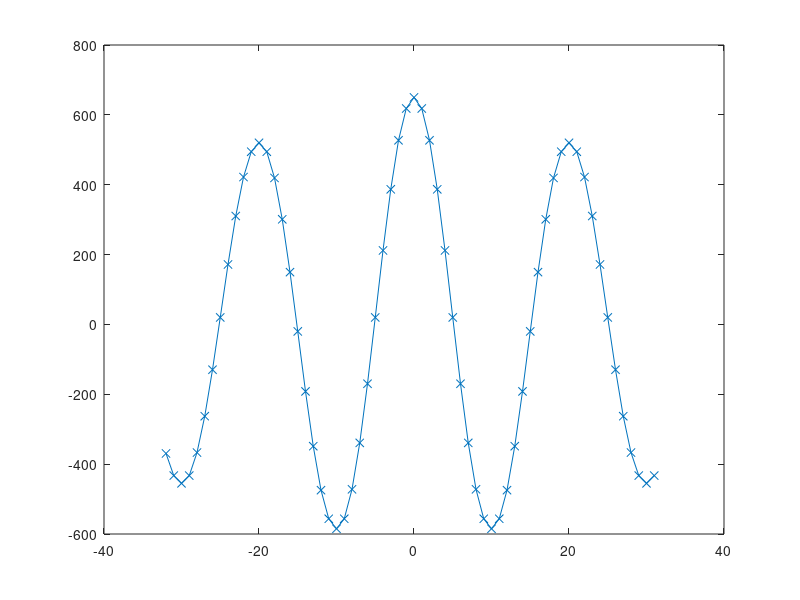
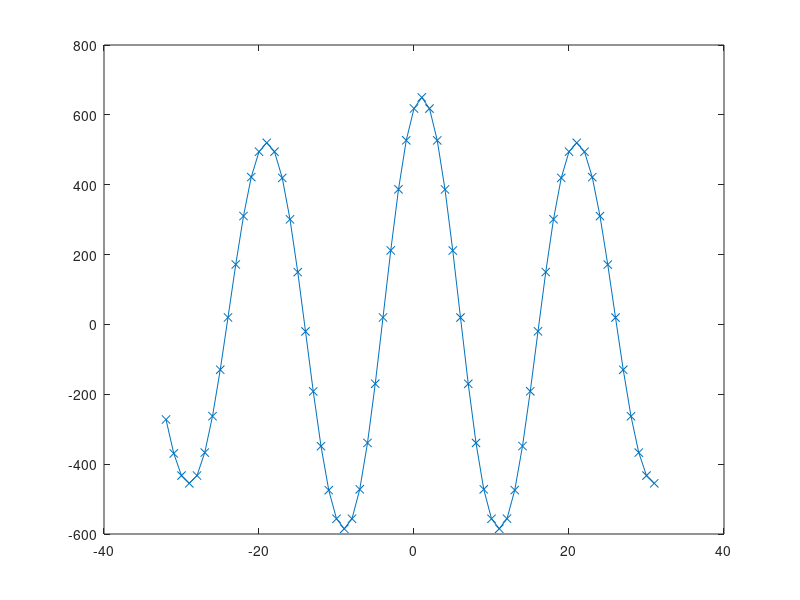
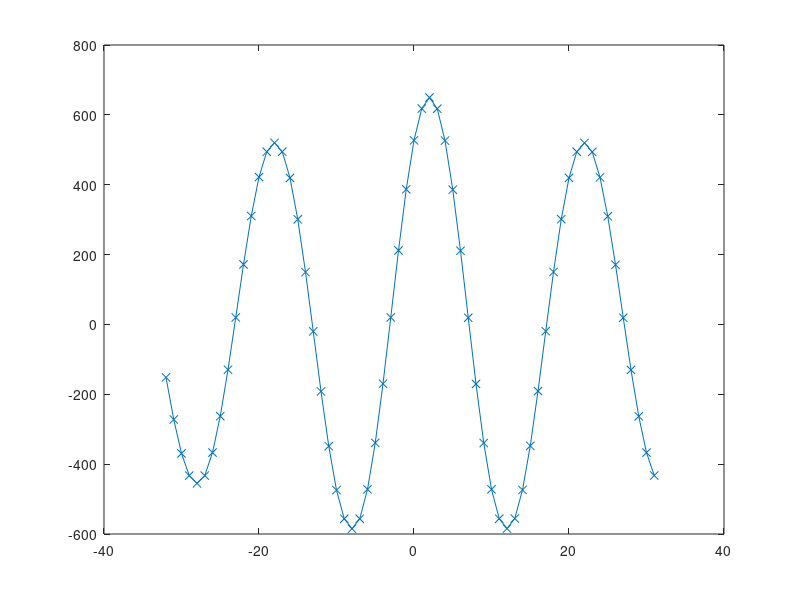
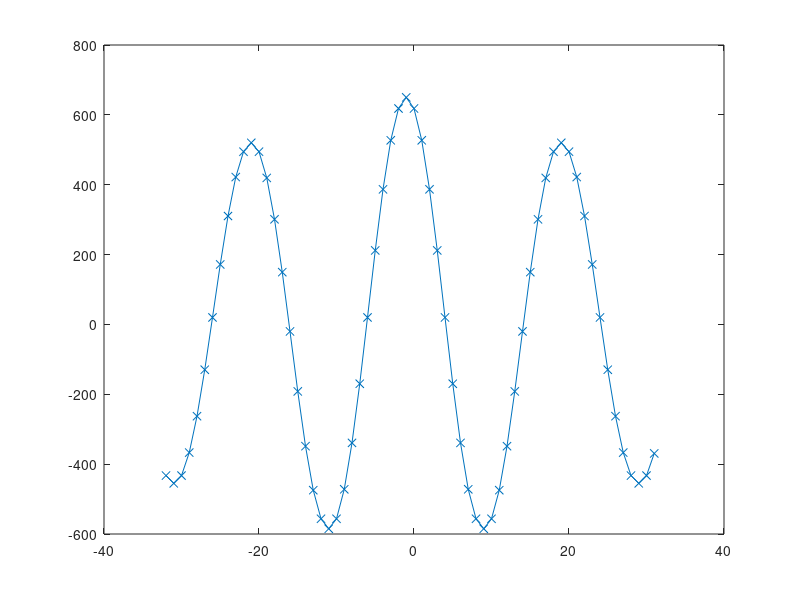

Here is the MATLAB script that generated these plots, in order:
clear all
close all
clc
pkg load signal;

% signal params
Fsig=500;
Fe=Fsig*20;
N=10e-3*Fe;
t=(0:N-1)/Fe;
t=t';


s=sin(2*pi*Fsig*t);
%figure;plot(t,s,"marker",'+',"color",'k');
%title('Signal s');

s2=sin(2*pi*Fsig*t-pi);
%figure;plot(t,s2,"marker",'+',"color",'b');
%title('Signal s2');

% barker 13 code +1 +1 +1 +1 +1 −1 −1 +1 +1 −1 +1 −1 +1  vector with s & s2
s_Barker13=[s ; s ; s; s; s ; s2 ; s2 ; s ; s ; s2 ; s ; s2 ; s];


%tB=(1:length(s_Barker13))/Fe;
%tB=tB';
%figure;plot(tB,s_Barker13);
%title('Barker13'); 

% Barker13 derivative
ds_Barker13=[diff(s_Barker13)*Fe;0];
%figure;plot(tB,ds_Barker);
%title('Barker13 derivative');


%{
 zeros_padding() : adding n zeros to vector v
 v: columns vector, 
 n: number of zeros to insert in front (if n>0) or 
    on back (if n<0) of v
 return vs: vector of the same length of v 
%}
function vs=zeros_padding(v,n)  
  if n > 0     
    vs=[zeros(n,1);v(1:end-n)];
  elseif n < 0
    vs=[v(-n+1:end);zeros(-n,1)];
  else
    vs=v;
  end
end

function [c_corr,ratio]=test_corr(v,v_ref,npad,nfft)
  global Fe;
  m_v=zeros_padding(v,npad);
  [C,lag]=xcorr(m_v,v_ref);
  imax=length(v_ref);
  
  c_corr=C(imax-nfft/2:imax+nfft/2-1);
  df=2*Fe/nfft;
  fftC=fft(c_corr);
  Ereal=sum(real(fftC).^2);
  Eimag=sum(imag(fftC).^2);
  E=sum(abs(fftC).^2);
  ratio=Ereal/Eimag;  
  printf("E=%e Er=%e Ei=%e Er/Ei=%e\n",E,Ereal,Eimag,ratio);
  
end

function plot_xcorr_center(c_corr)
  c=length(c_corr);
  figure;plot(-c/2:c/2-1,c_corr,"marker",'x');
end  
% auto with shifted barker version
[c_corr,r]=test_corr(s_Barker13,s_Barker13,0,64);
printf("Auto Barker13 lag=0 Ratio=%e\n",r);
plot_xcorr_center(c_corr);

[c_corr,r]=test_corr(s_Barker13,s_Barker13,1,64);
printf("Auto Barker13 lag=1 Ratio=%e\n",r);
plot_xcorr_center(c_corr);
[c_corr,r]=test_corr(s_Barker13,s_Barker13,2,64);
printf("Auto Barker13 lag=2 Ratio=%e\n",r);
plot_xcorr_center(c_corr);

[c_corr,r]=test_corr(s_Barker13,s_Barker13,-1,64);
printf("Auto Barker13 lag=-1 Ratio=%e\n",r);
plot_xcorr_center(c_corr);

[c_corr,r]=test_corr(s_Barker13,s_Barker13,-2,64);
printf("Auto Barker13 lag=-2 Ratio=%e\n",r);
plot_xcorr_center(c_corr);


printf("\n");

% inter with shifted derived barker version
[c_corr,r]=test_corr(ds_Barker13,s_Barker13,0,64);
printf("inter dBarker13 Barker13 lag=0 Ratio=%e\n",r);
plot_xcorr_center(c_corr);

[c_corr,r]=test_corr(ds_Barker13,s_Barker13,1,64);
printf("inter dBarker13 Barker13 lag=1 Ratio=%e\n",r);
plot_xcorr_center(c_corr);

[c_corr,r]=test_corr(ds_Barker13,s_Barker13,2,64);
printf("inter dBarker13 Barker13 lag=2 Ratio=%e\n",r);
plot_xcorr_center(c_corr);

[c_corr,r]=test_corr(ds_Barker13,s_Barker13,-1,64);
printf("inter dBarker13 Barker13 lag=-1 Ratio=%e\n",r);
plot_xcorr_center(c_corr);

[c_corr,r]=test_corr(ds_Barker13,s_Barker13,-2,64);
printf("inter dBarker13 Barker13 lag=-2 Ratio=%e\n",r);
plot_xcorr_center(c_corr);

%{
% intercorrelation Barker13 and measured Barker13
[C1,lag1]=xcorr(s_Barker13,s_Barker13);
%figure;plot(lag1,C1);
%title('inter Barker13 mBarker');

% intercorrelation Barker13 and derived measured Barker13
[C2,lag2]=xcorr(ds_Barker,s_Barker13);
%figure;plot(lag2,C2);
%title('inter Barker13 mdBarker');

% right synchro assumed => Max corr value must be at index length(m_Barker)
% for the original signal s_Barker13
imax=length(s_Barker13);


interC1=C1(imax-33:imax+32);
figure;plot(-33:+32,interC1,"marker",'x');
title('Center auto Barker13');


interC2=C2(imax-33:imax+32);
figure;plot(-33:+32,interC2,"marker",'x');
title('Center inter Barker13 dBarker13');

df=Fe/32;
fftC1=fft(interC1);
figure;plot((0:31)*df,2*abs(fftC1(1:32)));

fftC2=fft(interC2);
figure;plot((0:31)*df,2*abs(fftC2(1:32)));


% ratio real part imag part of intercorr 
% function is pair ratio >> 1 else ratio << 1
real1=sum(real(fftC1).^2);
imag1=sum(imag(fftC1).^2);
ratio1=real1/imag1

real2=sum(real(fftC2).^2);
imag2=sum(imag(fftC2).^2);
ratio2=real2/imag2


%padding with random number of zeros
m_Barker=zeros_padding(s_Barker13,1);
mds_Barker=zeros_padding(ds_Barker,-1);
% intercorrelation Barker13 and measured Barker13
[C3,lag3]=xcorr(m_Barker,s_Barker13);
interC3=C3(imax-33:imax+32);
figure;plot(-33:+32,interC3,"marker",'x');
title('Center inter Barker13 mBarker13');
% intercorrelation Barker13 and measured dBarker13
[C4,lag4]=xcorr(mds_Barker,s_Barker13);
interC4=C4(imax-33:imax+32);
figure;plot(-33:+32,interC4,"marker",'x');
title('Center inter Barker13 mdBarker13');
%}








